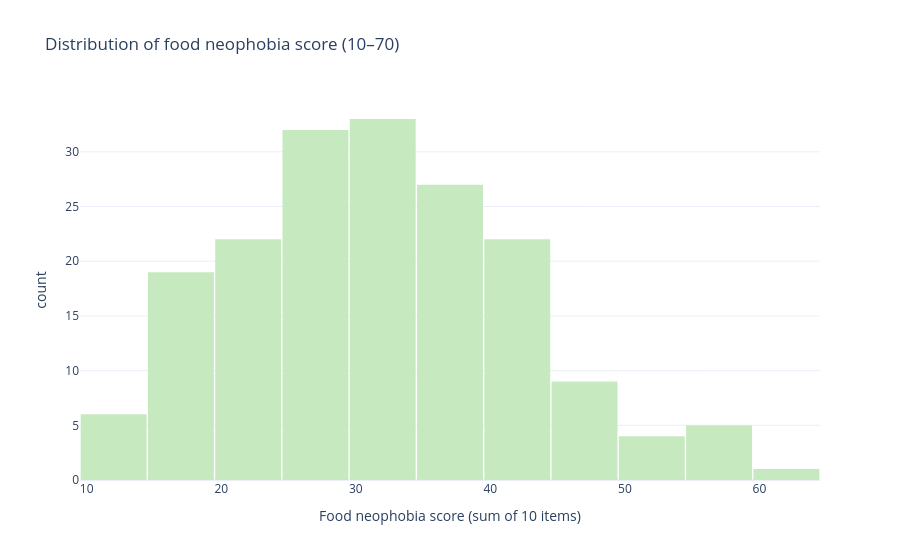

Notebook code cell kept with this figure:
### Markdown cell above
## Food neophobia (H1 outcome)

### Code cell
fig_neophobia = px.histogram(df, x="food_neophobia_score", nbins=25, title="Distribution of food neophobia score (10–70)", labels={"food_neophobia_score": "Food neophobia score (sum of 10 items)"}, color_discrete_sequence=[px.colors.sequential.Greens[2]])
fig_neophobia.update_layout(bargap=0.02, showlegend=False)
fig_neophobia.show()

# Save
fig_neophobia.write_html(images_path / "food_neophobia_hist.html")
fig_neophobia.write_image(images_path / "food_neophobia_hist.png", width=800, height=500, scale=3)
print("Saved food_neophobia_hist.html and .png")

### Figure 1 — Plotly figure (JSON) as saved in the notebook; plotly's stock layout.template omitted (floating-point values rounded to 4 significant figures; data arrays with more than 128 entries replaced by an {"elided": "..."} marker saying what was removed)
{"data": [{"bingroup": "x", "hovertemplate": "Food neophobia score (sum of 10 items)=%{x}<br>count=%{y}<extra></extra>", "legendgroup": "", "marker": {"color": "rgb(199,233,192)", "pattern": {"shape": ""}}, "name": "", "nbinsx": 25, "orientation": "v", "showlegend": false, "type": "histogram", "x": {"elided": "180 int values"}, "xaxis": "x", "yaxis": "y"}], "layout": {"bargap": 0.02, "barmode": "relative", "legend": {"tracegroupgap": 0}, "showlegend": false, "title": {"text": "Distribution of food neophobia score (10–70)"}, "xaxis": {"anchor": "y", "domain": [0, 1], "title": {"text": "Food neophobia score (sum of 10 items)"}}, "yaxis": {"anchor": "x", "domain": [0, 1], "title": {"text": "count"}}}}
